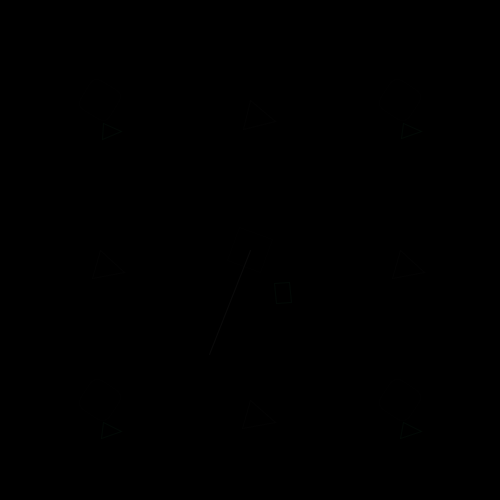
Frame 1 (no input)
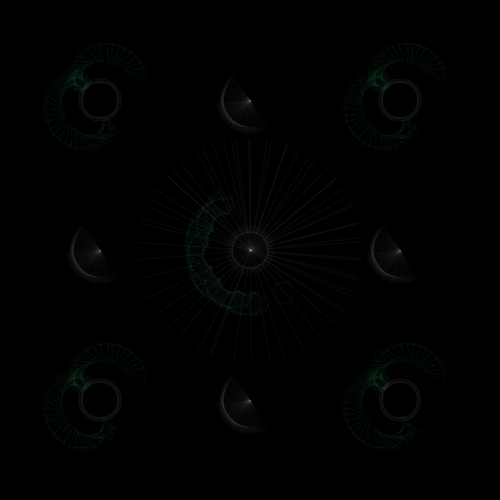
Frame 60 (the mouse pressed at the canvas centre just before this capture)
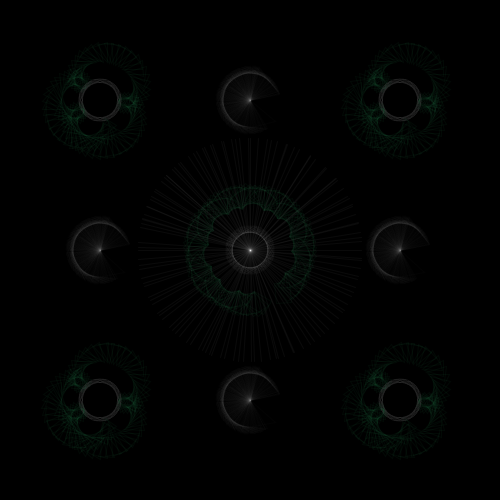
Frame 120 (the mouse held since frame 60 and released just before this capture)

The Processing sketch that drew these frames (run headless with seeded random() and noise(); from frame 60 on, the mouse is pressed at the canvas centre):

// Processing sketch: processing_141793
// ── processing_141793.pde

void setup() {
  size(500, 500);
  background(0);
  
}
void draw() {
  fill(0, 0, 0, 5);
 pushMatrix();
  
  translate(height/2, width/2);
  noFill();
  rotate(millis()/350.0);
  stroke(255, 255, 255, 1);
  rectMode(CENTER);
  rect(0, 0, 35, 35);
  
  translate(45, 30);
  noFill();
  rotate(millis()/100.0);
  stroke(60, 220, 140, 10);
  rectMode(CENTER);
  rect(0, 0, 20, 15);

popMatrix();
resetMatrix();

pushMatrix();
  
  translate(width/2, 100);
  rotate(millis()/500.0);
  noFill();
  stroke(155, 155, 155, 5);
  triangle(0, 0, 0, 30, 30, 15);
 
 popMatrix();
resetMatrix();
  
pushMatrix();  
  
  translate(width/2, 400);
  rotate(millis()/500.0);
  noFill();
  stroke(155, 155, 155, 5);
  triangle(0, 0, 0, 30, 30, 15);

popMatrix();
resetMatrix();

pushMatrix();  
  
  translate(100, height/2);
  rotate(millis()/500.0);
  noFill();
  stroke(155, 155, 155, 5);
  triangle(0, 0, 0, 30, 30, 15);

popMatrix();
resetMatrix();

pushMatrix();  
  
  translate(400, height/2);
  rotate(millis()/500.0);
  noFill();
  stroke(155, 155, 155, 5);
  triangle(0, 0, 0, 30, 30, 15);

popMatrix();
resetMatrix();

pushMatrix();  
  
  translate(100, 100);
  rotate(millis()/250.0);
  noFill();
  stroke(75, 75, 75, 5);
  rectMode(CENTER);
  rect(0, 0, 35, 35, 10);
  
   translate(35, 15);
  noFill();
  rotate(millis()/100.0);
  stroke(60, 220, 140, 10);
  triangle(0, 0, 0, 20, 15, 15);

popMatrix();
resetMatrix();

pushMatrix();  
  
  translate(400, 100);
  rotate(millis()/250.0);
  noFill();
  stroke(75, 75, 75, 5);
  rectMode(CENTER);
  rect(0, 0, 35, 35, 10);
  
   translate(35, 15);
  noFill();
  rotate(millis()/100.0);
  stroke(60, 220, 140, 10);
  triangle(0, 0, 0, 20, 15, 15);

popMatrix();
resetMatrix();

pushMatrix();  
  
  translate(100, 400);
  rotate(millis()/250.0);
  noFill();
  stroke(75, 75, 75, 5);
  rectMode(CENTER);
  rect(0, 0, 35, 35, 10);
  
   translate(35, 15);
  noFill();
  rotate(millis()/100.0);
  stroke(60, 220, 140, 10);
  triangle(0, 0, 0, 20, 15, 15);

popMatrix();
resetMatrix();

pushMatrix();  
  
  translate(400, 400);
  rotate(millis()/250.0);
  noFill();
  stroke(75, 75, 75, 5);
  rectMode(CENTER);
  rect(0, 0, 35, 35, 10);
  
   translate(35, 15);
  noFill();
  rotate(millis()/100.0);
  stroke(60, 220, 140, 10);
  triangle(0, 0, 0, 20, 15, 15);

popMatrix();
resetMatrix();

pushMatrix();  
  
  translate(width/2, height/2);
  rotate(millis()/100.0);
  noFill();
  stroke(255, 255, 255, 10);
  line(0, 0, 100, 50);

popMatrix();
resetMatrix();
 
}
